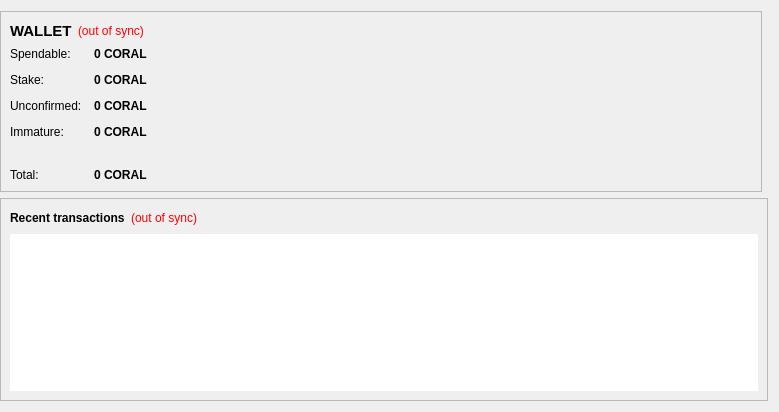
<?xml version="1.0" encoding="UTF-8"?>
<ui version="4.0">
 <class>OverviewPage</class>
 <widget class="QWidget" name="OverviewPage">
  <property name="geometry">
   <rect>
    <x>0</x>
    <y>0</y>
    <width>779</width>
    <height>412</height>
   </rect>
  </property>
  <property name="windowTitle">
   <string>Form</string>
  </property>
  <layout class="QGridLayout" name="gridLayout">
   <property name="leftMargin">
    <number>0</number>
   </property>
   <item row="0" column="0">
    <widget class="QFrame" name="walletContainer">
     <property name="sizePolicy">
      <sizepolicy hsizetype="Preferred" vsizetype="Maximum">
       <horstretch>0</horstretch>
       <verstretch>0</verstretch>
      </sizepolicy>
     </property>
     <property name="maximumSize">
      <size>
       <width>16777215</width>
       <height>220</height>
      </size>
     </property>
     <property name="frameShape">
      <enum>QFrame::StyledPanel</enum>
     </property>
     <property name="frameShadow">
      <enum>QFrame::Raised</enum>
     </property>
     <layout class="QVBoxLayout" name="verticalLayout_4">
      <item>
       <layout class="QHBoxLayout" name="walletHeader">
        <item>
         <widget class="QLabel" name="label_5">
          <property name="font">
           <font>
            <pointsize>11</pointsize>
            <weight>75</weight>
            <bold>true</bold>
           </font>
          </property>
          <property name="styleSheet">
           <string notr="true">background-color: transparent;</string>
          </property>
          <property name="text">
           <string>WALLET</string>
          </property>
         </widget>
        </item>
        <item>
         <widget class="QLabel" name="labelWalletStatus">
          <property name="toolTip">
           <string>The displayed information may be out of date. Your wallet automatically synchronizes with the Coral network after a connection is established, but this process has not completed yet.</string>
          </property>
          <property name="styleSheet">
           <string notr="true">QLabel { color: red;Background-color:transparent }</string>
          </property>
          <property name="text">
           <string notr="true">(out of sync)</string>
          </property>
          <property name="alignment">
           <set>Qt::AlignLeading|Qt::AlignLeft|Qt::AlignVCenter</set>
          </property>
         </widget>
        </item>
        <item>
         <spacer name="horizontalSpacer_2">
          <property name="orientation">
           <enum>Qt::Horizontal</enum>
          </property>
          <property name="sizeHint" stdset="0">
           <size>
            <width>40</width>
            <height>20</height>
           </size>
          </property>
         </spacer>
        </item>
       </layout>
      </item>
      <item>
       <layout class="QFormLayout" name="walletStatus">
        <property name="fieldGrowthPolicy">
         <enum>QFormLayout::AllNonFixedFieldsGrow</enum>
        </property>
        <property name="horizontalSpacing">
         <number>12</number>
        </property>
        <property name="verticalSpacing">
         <number>12</number>
        </property>
        <item row="0" column="0">
         <widget class="QLabel" name="label">
          <property name="styleSheet">
           <string notr="true">background-color: transparent;</string>
          </property>
          <property name="text">
           <string>Spendable:</string>
          </property>
         </widget>
        </item>
        <item row="0" column="1">
         <widget class="QLabel" name="labelBalance">
          <property name="font">
           <font>
            <weight>75</weight>
            <bold>true</bold>
           </font>
          </property>
          <property name="cursor">
           <cursorShape>IBeamCursor</cursorShape>
          </property>
          <property name="toolTip">
           <string>Your current spendable balance</string>
          </property>
          <property name="styleSheet">
           <string notr="true"/>
          </property>
          <property name="text">
           <string notr="true">0 CORAL</string>
          </property>
          <property name="textInteractionFlags">
           <set>Qt::LinksAccessibleByMouse|Qt::TextSelectableByKeyboard|Qt::TextSelectableByMouse</set>
          </property>
         </widget>
        </item>
        <item row="1" column="0">
         <widget class="QLabel" name="label_6">
          <property name="styleSheet">
           <string notr="true">background-color: transparent;</string>
          </property>
          <property name="text">
           <string>Stake:</string>
          </property>
         </widget>
        </item>
        <item row="1" column="1">
         <widget class="QLabel" name="labelStake">
          <property name="font">
           <font>
            <weight>75</weight>
            <bold>true</bold>
           </font>
          </property>
          <property name="cursor">
           <cursorShape>IBeamCursor</cursorShape>
          </property>
          <property name="toolTip">
           <string>Total of coins that was staked, and do not yet count toward the current balance</string>
          </property>
          <property name="text">
           <string notr="true">0 CORAL</string>
          </property>
          <property name="textInteractionFlags">
           <set>Qt::LinksAccessibleByMouse|Qt::TextSelectableByKeyboard|Qt::TextSelectableByMouse</set>
          </property>
         </widget>
        </item>
        <item row="2" column="0">
         <widget class="QLabel" name="label_3">
          <property name="styleSheet">
           <string notr="true">background-color: transparent;</string>
          </property>
          <property name="text">
           <string>Unconfirmed:</string>
          </property>
         </widget>
        </item>
        <item row="2" column="1">
         <widget class="QLabel" name="labelUnconfirmed">
          <property name="font">
           <font>
            <weight>75</weight>
            <bold>true</bold>
           </font>
          </property>
          <property name="cursor">
           <cursorShape>IBeamCursor</cursorShape>
          </property>
          <property name="toolTip">
           <string>Total of transactions that have yet to be confirmed, and do not yet count toward the current balance</string>
          </property>
          <property name="text">
           <string notr="true">0 CORAL</string>
          </property>
          <property name="textInteractionFlags">
           <set>Qt::LinksAccessibleByMouse|Qt::TextSelectableByKeyboard|Qt::TextSelectableByMouse</set>
          </property>
         </widget>
        </item>
        <item row="3" column="0">
         <widget class="QLabel" name="labelImmatureText">
          <property name="styleSheet">
           <string notr="true">background-color: transparent;</string>
          </property>
          <property name="text">
           <string>Immature:</string>
          </property>
         </widget>
        </item>
        <item row="3" column="1">
         <widget class="QLabel" name="labelImmature">
          <property name="font">
           <font>
            <weight>75</weight>
            <bold>true</bold>
           </font>
          </property>
          <property name="toolTip">
           <string>Mined balance that has not yet matured</string>
          </property>
          <property name="text">
           <string notr="true">0 CORAL</string>
          </property>
          <property name="textInteractionFlags">
           <set>Qt::LinksAccessibleByMouse|Qt::TextSelectableByKeyboard|Qt::TextSelectableByMouse</set>
          </property>
         </widget>
        </item>
        <item row="4" column="0">
         <spacer name="verticalSpacer">
          <property name="orientation">
           <enum>Qt::Vertical</enum>
          </property>
          <property name="sizeHint" stdset="0">
           <size>
            <width>20</width>
            <height>40</height>
           </size>
          </property>
         </spacer>
        </item>
        <item row="4" column="1">
         <spacer name="verticalSpacer_2">
          <property name="orientation">
           <enum>Qt::Vertical</enum>
          </property>
          <property name="sizeHint" stdset="0">
           <size>
            <width>20</width>
            <height>40</height>
           </size>
          </property>
         </spacer>
        </item>
        <item row="5" column="0">
         <widget class="QLabel" name="labelTotalText">
          <property name="styleSheet">
           <string notr="true">background-color: transparent;</string>
          </property>
          <property name="text">
           <string>Total:</string>
          </property>
         </widget>
        </item>
        <item row="5" column="1">
         <widget class="QLabel" name="labelTotal">
          <property name="font">
           <font>
            <weight>75</weight>
            <bold>true</bold>
           </font>
          </property>
          <property name="cursor">
           <cursorShape>IBeamCursor</cursorShape>
          </property>
          <property name="toolTip">
           <string>Your current total balance</string>
          </property>
          <property name="text">
           <string notr="true">0 CORAL</string>
          </property>
          <property name="textInteractionFlags">
           <set>Qt::LinksAccessibleByMouse|Qt::TextSelectableByKeyboard|Qt::TextSelectableByMouse</set>
          </property>
         </widget>
        </item>
       </layout>
      </item>
     </layout>
    </widget>
   </item>
   <item row="1" column="0" colspan="2">
    <widget class="QFrame" name="transactionContainer">
     <property name="frameShape">
      <enum>QFrame::StyledPanel</enum>
     </property>
     <property name="frameShadow">
      <enum>QFrame::Raised</enum>
     </property>
     <layout class="QVBoxLayout" name="verticalLayout">
      <item>
       <layout class="QHBoxLayout" name="recentTransactionsHeader">
        <item>
         <widget class="QLabel" name="label_4">
          <property name="styleSheet">
           <string notr="true">background-color: transparent;</string>
          </property>
          <property name="text">
           <string>&lt;b&gt;Recent transactions&lt;/b&gt;</string>
          </property>
         </widget>
        </item>
        <item>
         <widget class="QLabel" name="labelTransactionsStatus">
          <property name="toolTip">
           <string>The displayed information may be out of date. Your wallet automatically synchronizes with the Coral network after a connection is established, but this process has not completed yet.</string>
          </property>
          <property name="styleSheet">
           <string notr="true">QLabel { color: red;Background-color:transparent }</string>
          </property>
          <property name="text">
           <string notr="true">(out of sync)</string>
          </property>
          <property name="alignment">
           <set>Qt::AlignRight|Qt::AlignTrailing|Qt::AlignVCenter</set>
          </property>
         </widget>
        </item>
        <item>
         <spacer name="horizontalSpacer">
          <property name="orientation">
           <enum>Qt::Horizontal</enum>
          </property>
          <property name="sizeHint" stdset="0">
           <size>
            <width>40</width>
            <height>20</height>
           </size>
          </property>
         </spacer>
        </item>
       </layout>
      </item>
      <item>
       <widget class="QListView" name="listTransactions">
        <property name="frameShape">
         <enum>QFrame::NoFrame</enum>
        </property>
        <property name="horizontalScrollBarPolicy">
         <enum>Qt::ScrollBarAlwaysOff</enum>
        </property>
        <property name="editTriggers">
         <set>QAbstractItemView::NoEditTriggers</set>
        </property>
        <property name="selectionMode">
         <enum>QAbstractItemView::NoSelection</enum>
        </property>
       </widget>
      </item>
     </layout>
    </widget>
   </item>
  </layout>
 </widget>
 <resources/>
 <connections/>
</ui>
